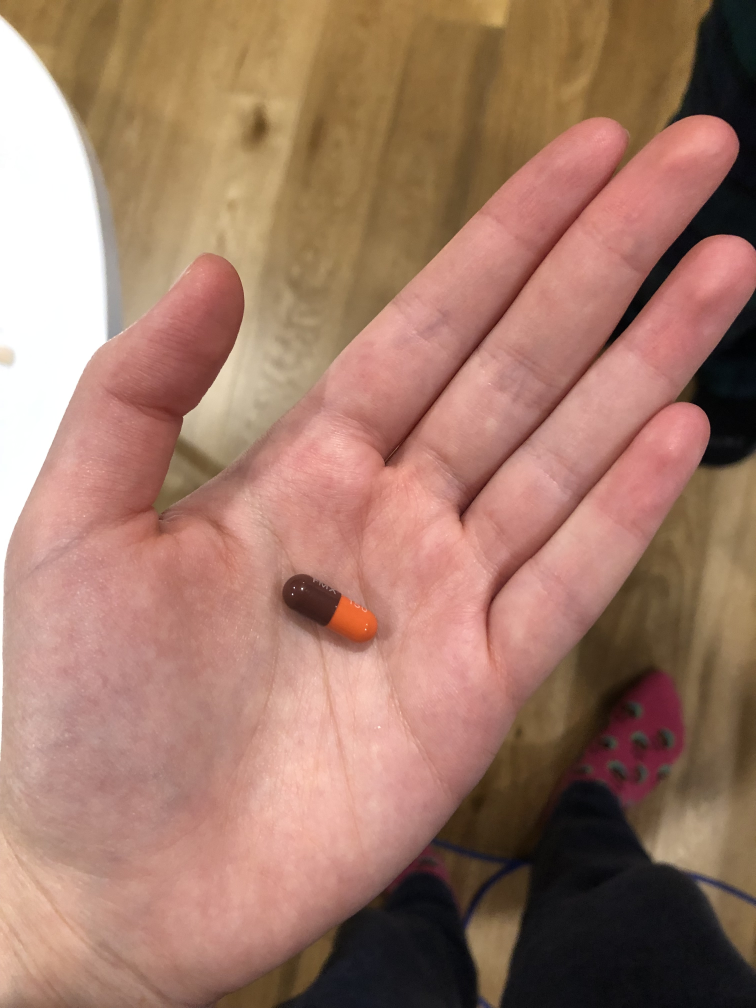
#> input picture pillPictures/IMG_8735.JPG, 3024 x 4032 px, given as the content of the folder pillPictures/2, which was not available (shown at 1/4 size)
$ python imagecropping.py
#> lines starting #> are read from the running program, lines starting #| are printed output that depends on the picture
import os
from os import listdir
from os.path import isfile, join
import cv2
import numpy as np

number = 2

mypath = "pillPictures/" + str(number)
savepath = "pillPictures/saved"
onlyfiles = [f for f in listdir(mypath) if isfile(join(mypath, f))]

img_count = 0
for file in onlyfiles:
	img_count = img_count + 1
	image_path = mypath + "/" + file
	img = cv2.imread(image_path)
#> img is the input picture: shape (4032, 3024, 3); mean B, G, R 105.1, 122.2, 161.7
	#print(np.shape(img))
	img = img[500:2500,1000:3000]
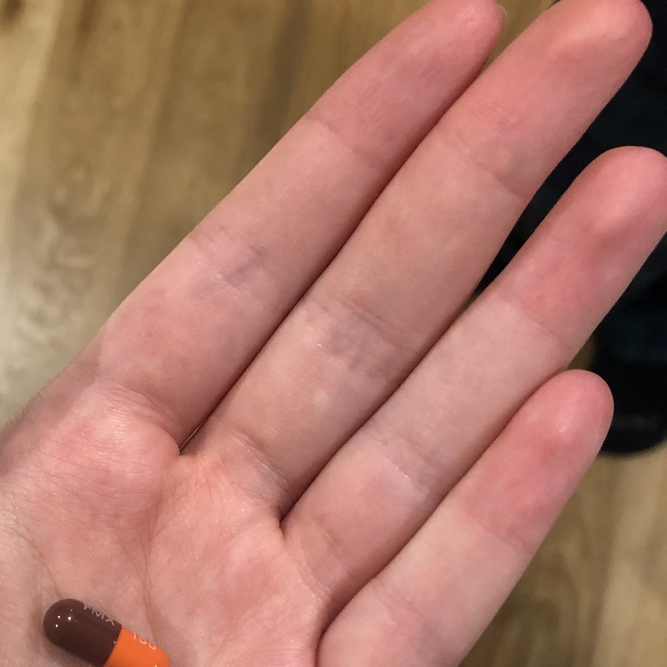
#> img: shape (2000, 2000, 3) (shown at 1/3 size); mean B, G, R 105.9, 122.2, 173.4
	#print(np.shape(img))
	print(img_count)
	cv2.imwrite(os.path.join(savepath +"/" + str(number) + "_pill" + "_" +str(img_count)+'.jpg'),img)

$ run again, on pillPictures/IMG_8739.JPG
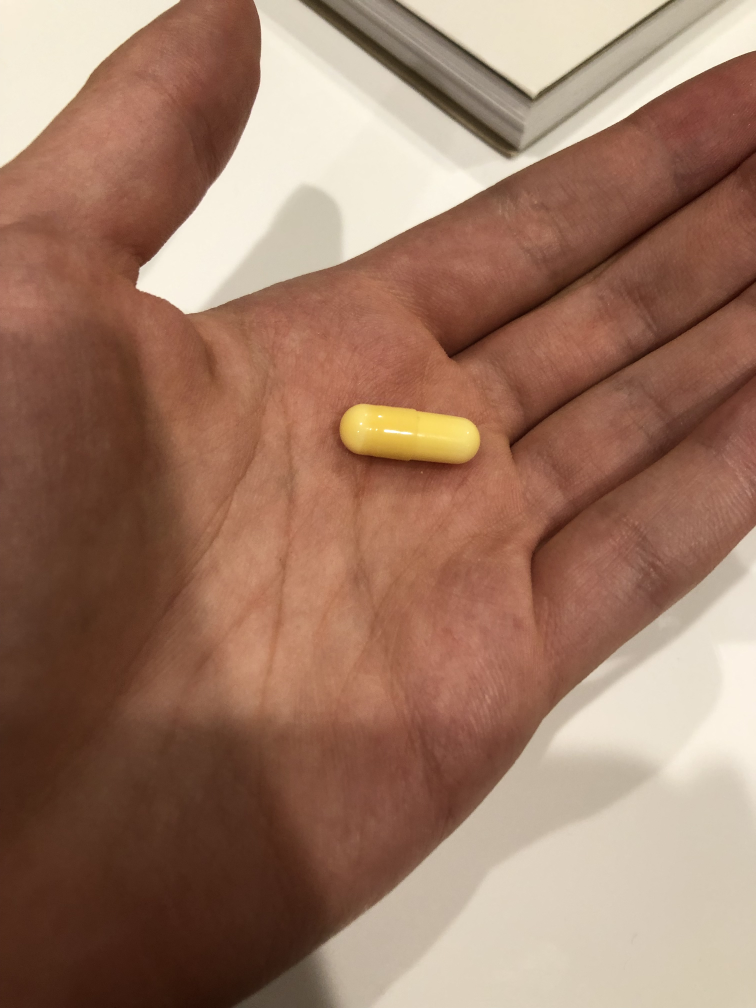
#> input picture pillPictures/IMG_8739.JPG, 3024 x 4032 px, given as the content of the folder pillPictures/2, which was not available (shown at 1/4 size)
#> img is the input picture: shape (4032, 3024, 3); mean B, G, R 100.4, 120.4, 156.8
#> `img = img[500:2500,1000:3000]`:
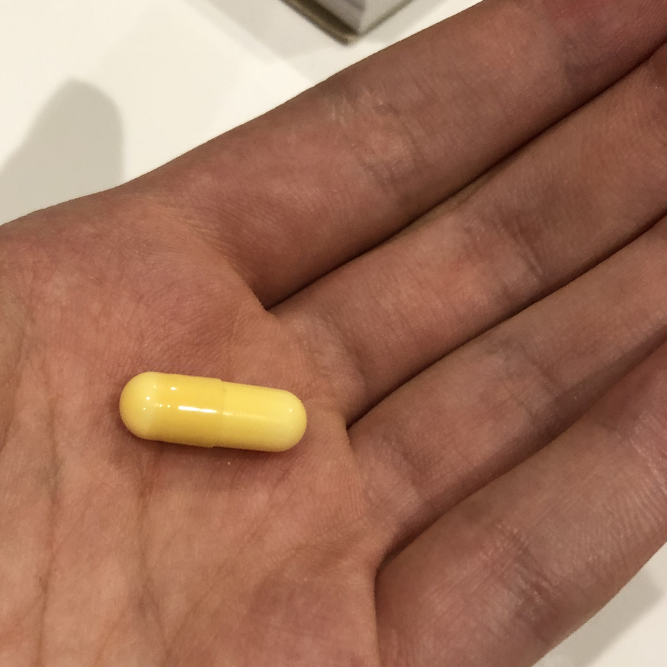
#> img: shape (2000, 2000, 3) (shown at 1/3 size); mean B, G, R 91.9, 114.4, 160.7

$ run again, on pillPictures/IMG_8740.JPG
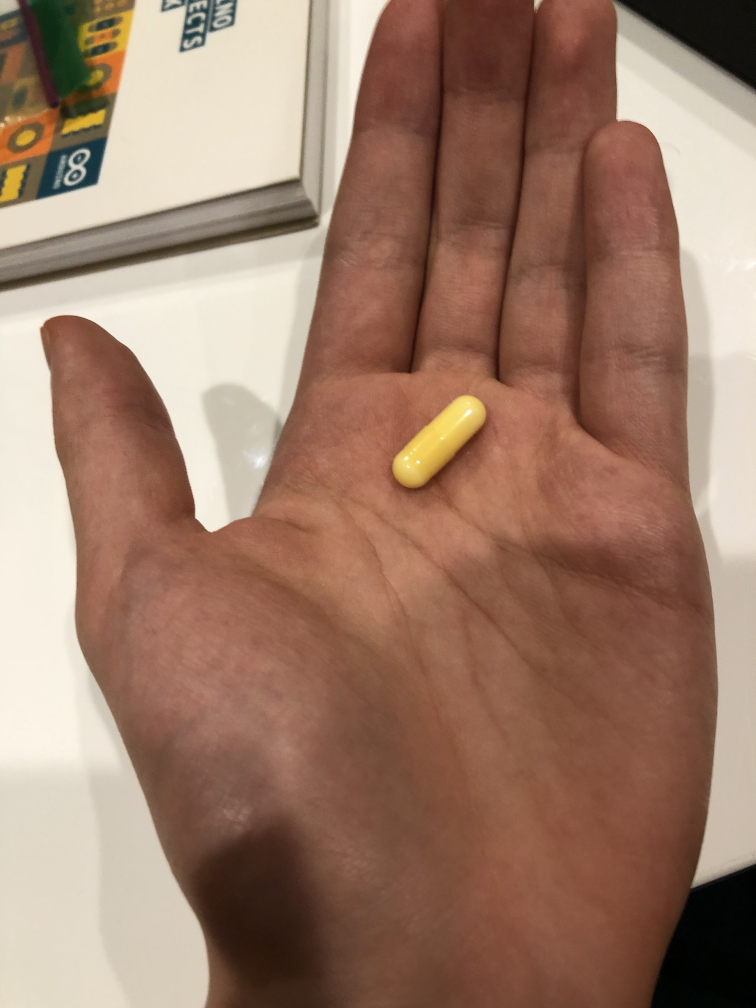
#> input picture pillPictures/IMG_8740.JPG, 3024 x 4032 px, given as the content of the folder pillPictures/2, which was not available (shown at 1/4 size)
#> img is the input picture: shape (4032, 3024, 3); mean B, G, R 105.6, 124, 156.7
#> `img = img[500:2500,1000:3000]`:
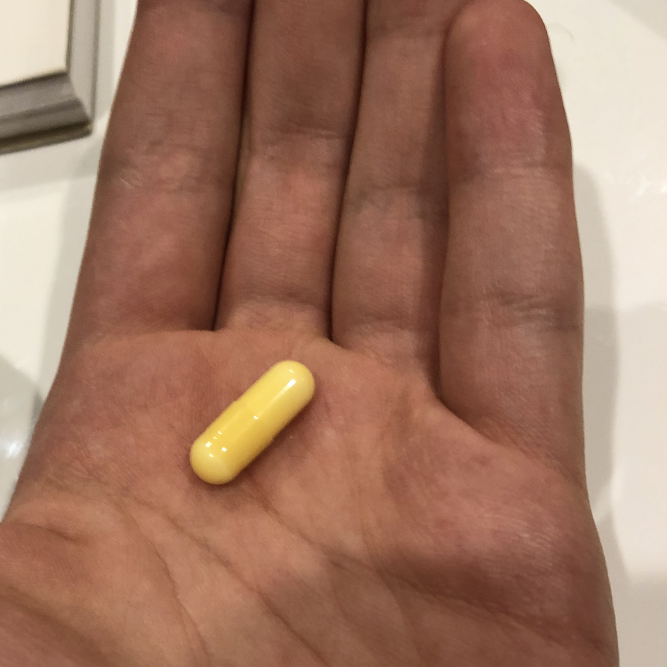
#> img: shape (2000, 2000, 3) (shown at 1/3 size); mean B, G, R 97.9, 118.2, 159.8

$ run again, on pillPictures/IMG_8741.JPG
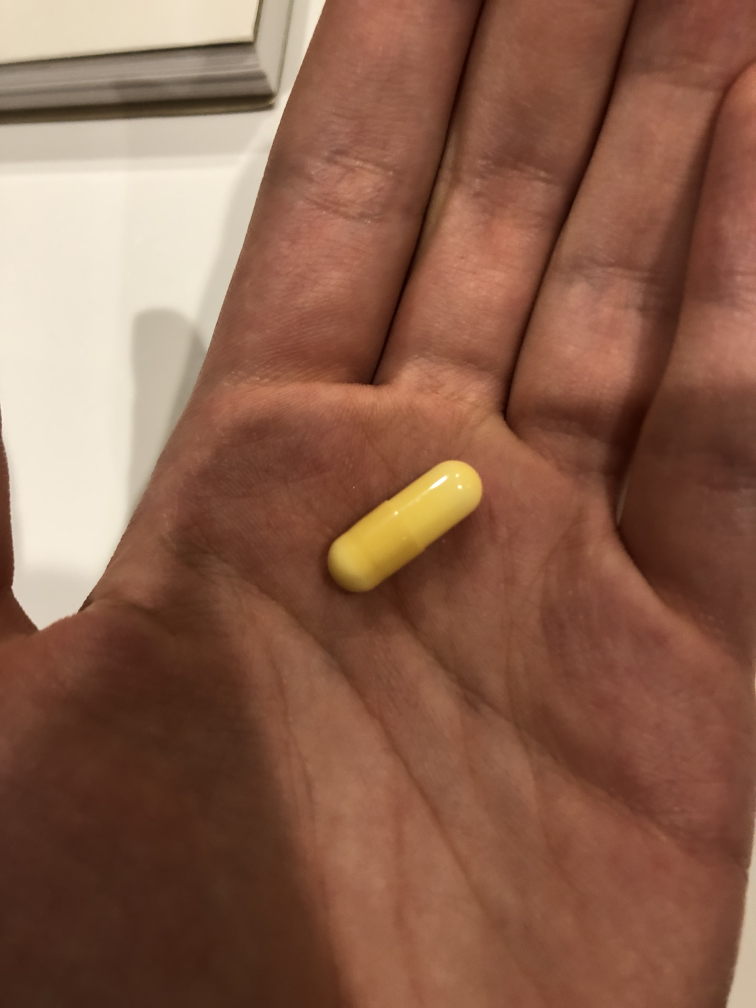
#> input picture pillPictures/IMG_8741.JPG, 3024 x 4032 px, given as the content of the folder pillPictures/2, which was not available (shown at 1/4 size)
#> img is the input picture: shape (4032, 3024, 3); mean B, G, R 76.8, 97, 138.9
#> `img = img[500:2500,1000:3000]`:
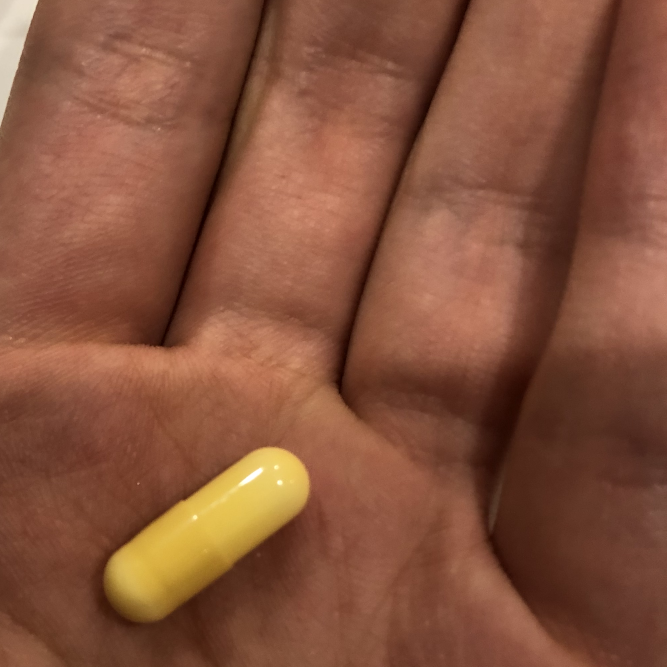
#> img: shape (2000, 2000, 3) (shown at 1/3 size); mean B, G, R 60.2, 82.8, 134.1
